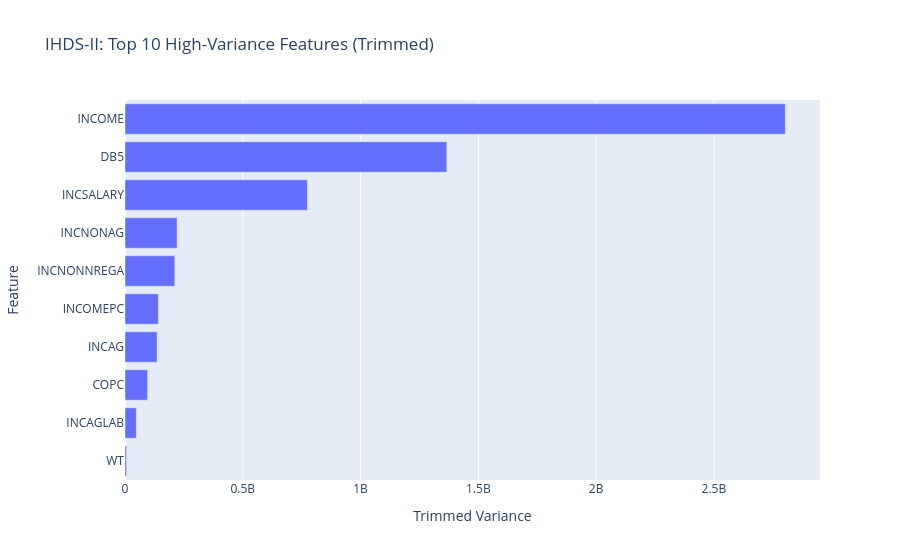

Notebook cell for this chart:
### Code cell
fig = px.bar(
    x=top_ten_trim_var,
    y=top_ten_trim_var.index,
    orientation="h",
    title="IHDS-II: Top 10 High-Variance Features (Trimmed)"
)
fig.update_layout(xaxis_title="Trimmed Variance", yaxis_title="Feature")
fig.show()

### Figure 1 — Plotly figure (JSON) as saved in the notebook; plotly's stock layout.template omitted (floating-point values rounded to 4 significant figures)
{"data": [{"hovertemplate": "x=%{x}<br>y=%{y}<extra></extra>", "legendgroup": "", "marker": {"color": "#636efa", "pattern": {"shape": ""}}, "name": "", "orientation": "h", "showlegend": false, "textposition": "auto", "type": "bar", "x": [6250000.0, 47930000.0, 95830000.0, 136100000.0, 141800000.0, 211300000.0, 221100000.0, 774000000.0, 1366000000.0, 2803000000.0], "xaxis": "x", "y": ["WT", "INCAGLAB", "COPC", "INCAG", "INCOMEPC", "INCNONNREGA", "INCNONAG", "INCSALARY", "DB5", "INCOME"], "yaxis": "y"}], "layout": {"barmode": "relative", "legend": {"tracegroupgap": 0}, "title": {"text": "IHDS-II: Top 10 High-Variance Features (Trimmed)"}, "xaxis": {"anchor": "y", "domain": [0, 1], "title": {"text": "Trimmed Variance"}}, "yaxis": {"anchor": "x", "domain": [0, 1], "title": {"text": "Feature"}}}}
